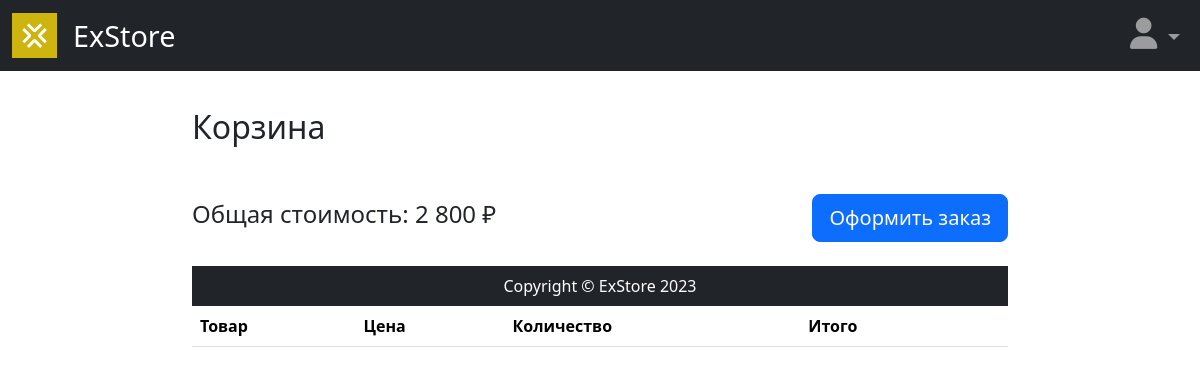
Page /user/cart/ (signed in) on the earlier database version.
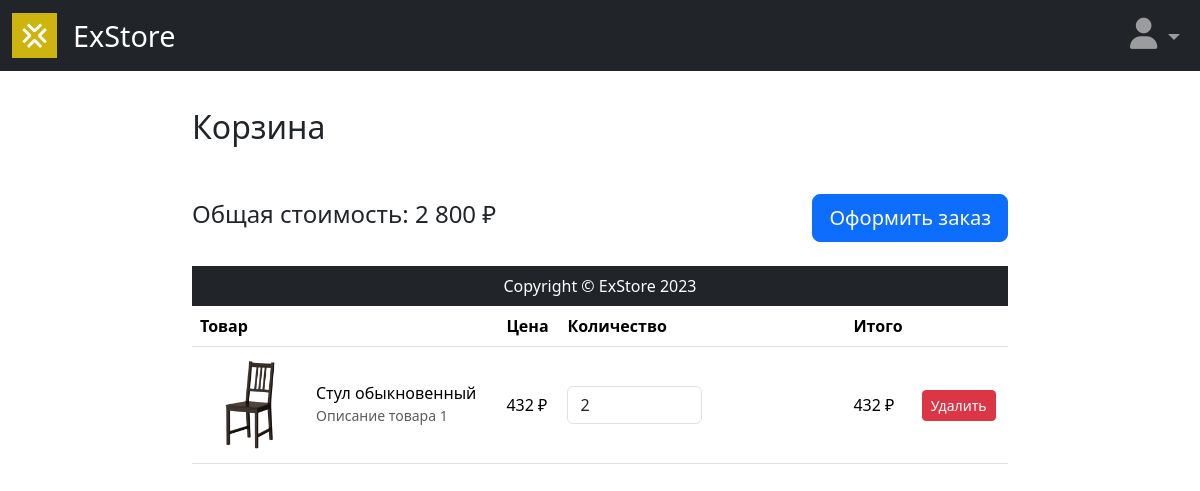
Same page on the later database version.
### users/models.py (models this page shows, shortened)
class Cart_item(models.Model):
    user = models.ForeignKey(User, on_delete=models.CASCADE, related_name='users')
    product = models.ForeignKey(Product, on_delete=models.CASCADE, related_name='products')
    time_create = models.DateTimeField(auto_now_add=True)
    time_update = models.DateTimeField(auto_now=True)
    count = models.PositiveIntegerField(default=1)
    class Meta:
        unique_together = ('user', 'product')
        verbose_name = 'Корзина'
        verbose_name_plural = 'Корзины'
        ordering = ["-time_update"]

### goods/models.py (models this page shows, shortened)
class Product(models.Model):
    name = models.CharField(max_length=100, unique=True)
    slug = models.SlugField(max_length=100, unique=True, blank=True, null=True)
    description = models.TextField(blank=True, null=True)
    price = models.PositiveIntegerField(default=0)
    time_create = models.DateTimeField(auto_now_add=True)
    time_update = models.DateTimeField(auto_now=True)
    category = models.ForeignKey(
        to=Category,
        on_delete=models.SET(Category.get_default_category),
        related_name='products'
    )

class ProductImage(models.Model):
    image = models.ImageField(upload_to="goods_images")
    product = models.ForeignKey(to=Product, on_delete=models.CASCADE, related_name='images')

### users/views.py (the view)
# urls.py: path('cart/', views.cart, name="cart"),
def cart(request):
    if request.method == "POST":
        Cart_item.objects.get(pk=request.POST.get("cart_item_id", None)).delete()
        return redirect("user:cart")
    else:
        curr_user = request.user
        user_cart = Cart_item.objects.filter(user=curr_user)
        context = {
            'user_cart': user_cart
        }
        return render(request, 'users/cart.html', context=context)

### users/templates/users/cart.html (shortened to what this page needs)
{% extends "main/base.html" %}
{% block content %}
<div class="container mt-5">
    <h2 class="mb-4">Корзина</h2>
        <div class="table-responsive">
            <table class="table align-middle">
                <thead>
                    <tr>
                        <th scope="col">Товар</th>
                        <th scope="col">Цена</th>
                        <th scope="col">Количество</th>
                        <th scope="col">Итого</th>
                        <th scope="col"></th>
                    </tr>
                </thead>
                <tbody>
                    {% for cart_item in user_cart %}
                    <tr>
                        <td>
                            <div class="d-flex align-items-center">
                                <img src="{{ cart_item.product.images.first.image.url }}" class="rounded me-3" alt="Товар 1" width="100">
                                <div>
                                    <h5 class="mb-0">{{ cart_item.product.name }}</h5>
                                    <small class="text-muted">Описание товара 1</small>
                                </div>
                            </div>
                        </td>
                        <td>{{ cart_item.product.price }} ₽</td>
                        <td>
                            <input type="number" class="form-control w-50" value="{{ cart_item.count }}" min="1">
                        </td>
                        <td>{{ cart_item.product.price }} ₽</td>
                        <td>
                            <form method="post" action="{% url "user:cart" %}">
                                <button type="submit" class="btn btn-danger btn-sm">Удалить</button>
                            </form>
                        </td>
                    </tr>
                    {% endfor %}
        <div class="d-flex justify-content-between align-items-center mt-4">
            <h4>Общая стоимость: 2 800 ₽</h4>
            <button class="btn btn-primary btn-lg">Оформить заказ</button>
        </div>
    </div>
</div>
{% endblock content %}

Differences in the rows shown:
added Cart_item: product.images.first.image (picture), product.name "Стул обыкновенный", product.price "432", count "2"
